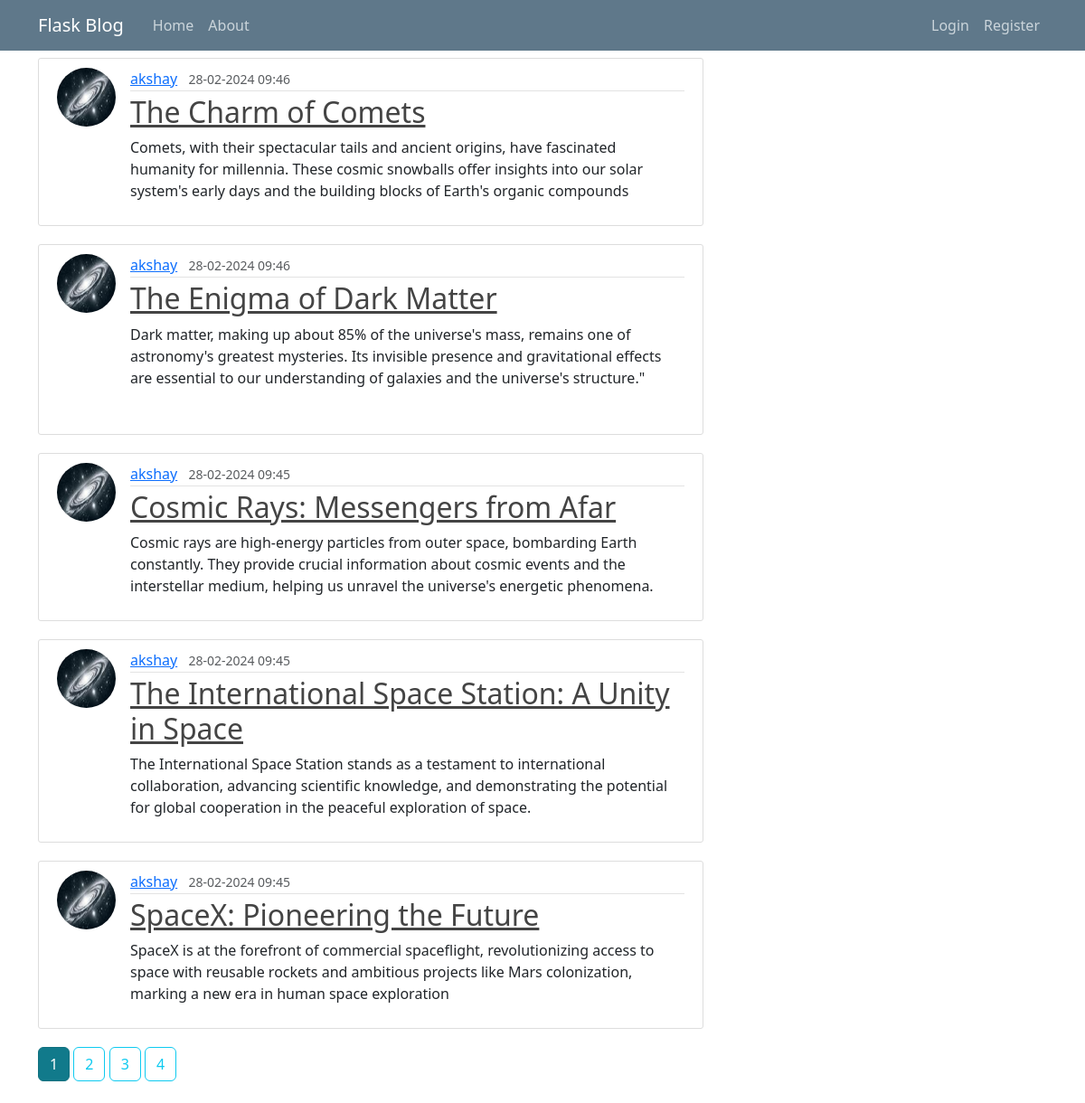
Screenshot of /user/akshay with the database file from the repository.
### app/models.py (models this page shows, shortened)
class Posts(db.Model):
    id = db.Column(db.Integer, primary_key=True)
    title = db.Column(db.String(20), nullable=False)
    date_posted = db.Column(db.DateTime, nullable=False, default=datetime.utcnow)
    content = db.Column(db.Text, nullable=False)
    user_id = db.Column(db.Integer, db.ForeignKey('user.id'),nullable=False)

class User(db.Model, UserMixin):
    id = db.Column(db.Integer, primary_key=True)
    username: str = db.Column(db.String(20), unique=True, nullable=False)
    email: str = db.Column(db.String(120), unique=True, nullable=False)
    image_file: str = db.Column(db.String(120), nullable=False, default='default.jpg')
    password = db.Column(db.String(60), nullable=False)
    posts = db.relationship('Posts',
                            backref='author', lazy=True)

### app/users/routes.py (the view)
@users.route("/user/<string:username>")
def user_post(username):
    page = request.args.get('page', 1, type=int)
    user = User.query.filter_by(username=username).first_or_404()
    posts = Posts.query.filter_by(author=user)\
        .order_by(Posts.date_posted.desc())\
        .paginate(page=page, per_page=5)  # Adjusted per_page to 5 as in the first function
    return render_template('user_post.html', posts=posts, user=user)  # Adjusted to use 'user_posts.html'

### app/templates/user_post.html
{% extends "layout.html" %}
{% block content %}
    <h1 class="mb-3">Post By {{ user.username}} ({{posts.total}})</h1>
    {% for post in posts.items %}
        <article class="media content-section">
            <img class="rounded-circle article-img" src="{{ url_for('static', filename='profile-pictures/' ~ post.author.image_file) }}">
          <div class="media-body">
            <div class="article-metadata">
              <a class="mr-2" href="{{ url_for('users.user_post', username=post.author.username)}}">{{ post.author.username }}</a>
              <small class="text-muted">{{ post.date_posted.strftime('%d-%m-%Y %H:%M') }}</small>
            </div>
            <h2><a class="article-title" href="{{ url_for('posts.post', post_id=post.id) }}">{{ post.title }}</a></h2>
            <p class="article-content">{{ post.content }}</p>
          </div>
        </article>
    {% endfor %}
    {% for page_num in posts.iter_pages(left_edge=1, right_edge=1, left_current=1, right_current=2) %}
        {% if page_num %}
            {% if posts.page == page_num %}
                <a class="btn btn-info active mb-4" href="{{ url_for('users.user_post', username=user.username, page=page_num) }}">{{ page_num }}</a>
            {% else %}
                <a class="btn btn-outline-info mb-4" href="{{ url_for('users.user_post', username=user.username, page=page_num) }}">{{ page_num }}</a>
            {% endif %}
        {% else %}
            ...
        {% endif %}
    {% endfor %}
{% endblock content %}

### app/static/main.css (style rules this page uses)
body { background: #fafafa; color: #333333; margin-top: 5rem; }
h1, h2, h3, h4, h5, h6 { color: #444444; }
.content-section { background: #ffffff; padding: 10px 20px; border: 1px solid #dddddd; border-radius: 3px; margin-bottom: 20px; }
.article-title { color: #444444; }
.article-content { white-space: pre-line; }
.article-img { height: 65px; width: 65px; margin-right: 16px; }
.article-metadata { padding-bottom: 1px; margin-bottom: 4px; border-bottom: 1px solid #e3e3e3 }

### rows the page displays
Posts: image_file (picture), author.username "akshay", date_posted "28-02-2024 09:46", title "The Charm of Comets", content "Comets, with their spectacular tails and ancient origins, have fascinated humanity for millennia. These cosmic snowballs offer insights into our solar system's early days and the building blocks of Earth's organic compounds"
Posts: image_file (picture), author.username "akshay", date_posted "28-02-2024 09:46", title "The Enigma of Dark Matter", content "Dark matter, making up about 85% of the universe's mass, remains one of astronomy's greatest mysteries. Its invisible presence and gravitational effects are essential to our understanding of galaxies and the universe's structure.\""
Posts: image_file (picture), author.username "akshay", date_posted "28-02-2024 09:45", title "Cosmic Rays: Messengers from Afar", content "Cosmic rays are high-energy particles from outer space, bombarding Earth constantly. They provide crucial information about cosmic events and the interstellar medium, helping us unravel the universe's energetic phenomena."
Posts: image_file (picture), author.username "akshay", date_posted "28-02-2024 09:45", title "The International Space Station: A Unity in Space", content "The International Space Station stands as a testament to international collaboration, advancing scientific knowledge, and demonstrating the potential for global cooperation in the peaceful exploration of space."
Posts: image_file (picture), author.username "akshay", date_posted "28-02-2024 09:45", title "SpaceX: Pioneering the Future", content "SpaceX is at the forefront of commercial spaceflight, revolutionizing access to space with reusable rockets and ambitious projects like Mars colonization, marking a new era in human space exploration"

### other values shown
{{ page_num }} "1"
{{ page_num }} "2" "3" "4"
